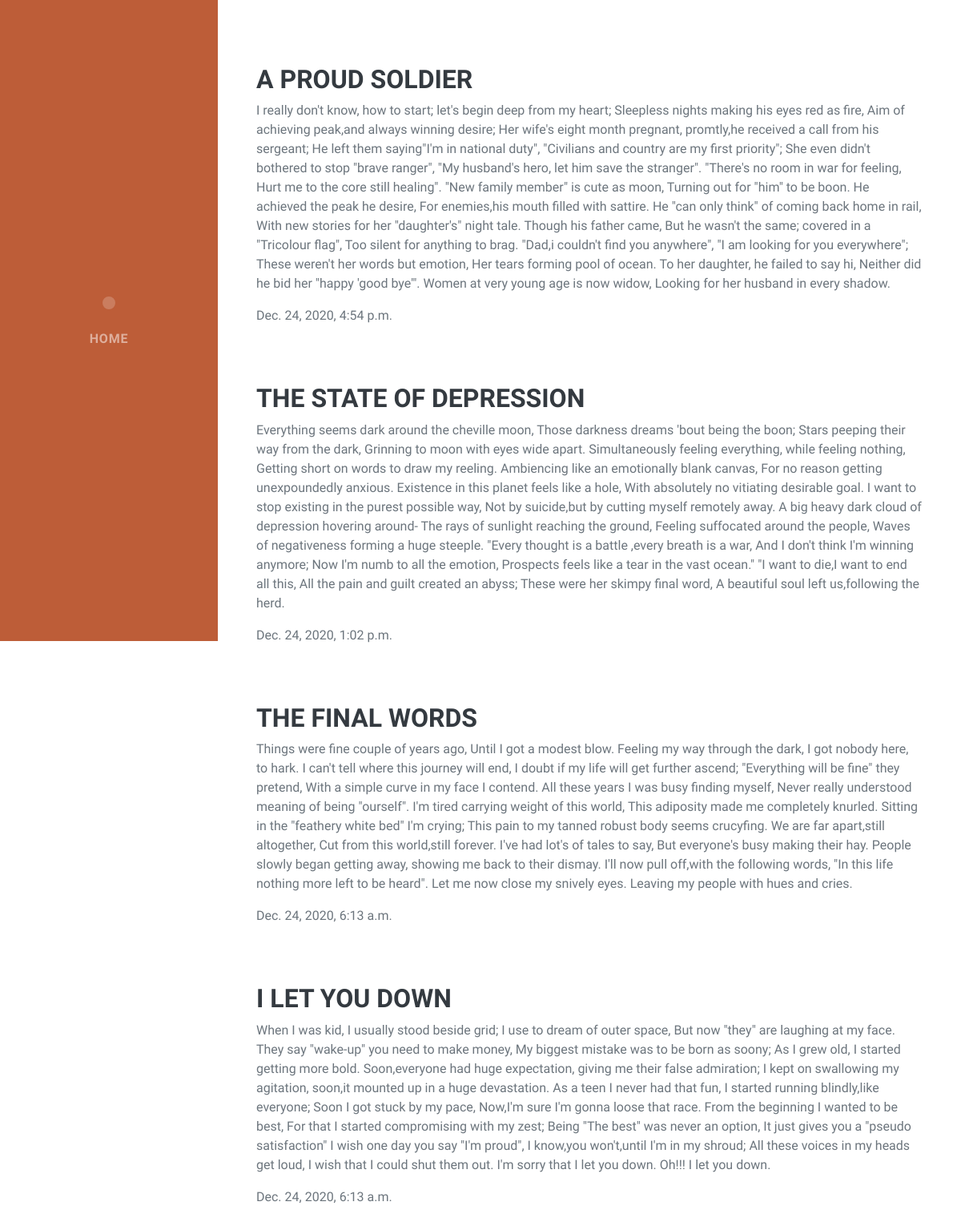
Screenshot of /blog/ with the database file from the repository.
### blog/models.py (models this page shows, shortened)
class Blog(models.Model):
    title = models.CharField(max_length=50)
    description = models.TextField()
    date = models.DateTimeField()
    def get_absolute_url(self):
        return reverse('blog:blog_detail', kwargs={
                'blog_id':self.id
        })

### blog/views.py (the view)
# urls.py: path('',views.all_blogs,name="all_blogs"),
def all_blogs(request):
    blogs=Blog.objects.order_by('-date')
    context = {
    'blogs':blogs
    }
    return render(request,'blog/all_blogs.html',context)

### blog/templates/blog/all_blogs.html (shortened to what this page needs)
<!DOCTYPE html>
{% load static %}
<html lang="en">
    <head>
        <link href="{% static 'css/styles.css' %}" rel="stylesheet" />
    </head>
    <body id="page-top">
        <nav class="navbar navbar-expand-lg navbar-dark bg-primary fixed-top" id="sideNav">
            <a class="navbar-brand js-scroll-trigger" href="#page-top">
                <span class="d-none d-lg-block"><img class="img-fluid img-profile rounded-circle mx-auto mb-2" src="{% static 'assets/img/sumit_profile.jpeg' %}" alt="" /></span>
            </a>
            <div class="collapse navbar-collapse" id="navbarSupportedContent">
                <ul class="navbar-nav">
                    <li class="nav-item"><a class="nav-link js-scroll-trigger" href="{% url 'index' %}">Home</a></li>
                </ul>
            </div>
        </nav>
            <section class="resume-section" id="interests">
                <div class="resume-section-content">
                  {% for blog in blogs %}
                    <a href="{{ blog.get_absolute_url }}"><h3 class="mb-2">{{ blog.title }}</h3></a>
                    <p>{{ blog.description }}</p>
                    <p class="mb-0">{{blog.date}}</p>
                    <br><br><br>
            {% endfor %}
        </div>
        </section>
    </body>
</html>

### rows the page displays
Blog: title "A PROUD SOLDIER", description "I really don't know, how to start; let's begin deep from my heart; Sleepless nights making his eyes red as fire, Aim of achieving peak,and always winning desire; Her wife's eight month pregnant, promtly,he received a call from his sergeant; He left them saying\"I'm in national duty\", \"Civilians and country are my first priority\"; She even didn't bothered to stop \"brave ranger\", \"My husband's hero, let him save the stranger\". \"There's no room in war for feeling, Hurt me to the core still healing\". \"New family member\" is cute as moon, Turning out for \"him\" to be boon. He achieved the peak he desire, For enemies,his mouth filled with sattire. He \"can only think\" of coming back home in rail,…", date "Dec. 24, 2020, 4:54 p.m."
Blog: title "THE STATE OF DEPRESSION", description "Everything seems dark around the cheville moon, Those darkness dreams 'bout being the boon; Stars peeping their way from the dark, Grinning to moon with eyes wide apart. Simultaneously feeling everything, while feeling nothing, Getting short on words to draw my reeling. Ambiencing like an emotionally blank canvas, For no reason getting unexpoundedly anxious. Existence in this planet feels like a hole, With absolutely no vitiating desirable goal. I want to stop existing in the purest possible way, Not by suicide,but by cutting myself remotely away. A big heavy dark cloud of depression hovering around- The rays of sunlight reaching the ground, Feeling suffocated around the people, Waves of…", date "Dec. 24, 2020, 1:02 p.m."
Blog: title "THE FINAL WORDS", description "Things were fine couple of years ago, Until I got a modest blow. Feeling my way through the dark, I got nobody here, to hark. I can't tell where this journey will end, I doubt if my life will get further ascend; \"Everything will be fine\" they pretend, With a simple curve in my face I contend. All these years I was busy finding myself, Never really understood meaning of being \"ourself\". I'm tired carrying weight of this world, This adiposity made me completely knurled. Sitting in the \"feathery white bed\" I'm crying; This pain to my tanned robust body seems crucyfing. We are far apart,still altogether, Cut from this world,still forever. I've had lot's of tales to say, But everyone's busy…", date "Dec. 24, 2020, 6:13 a.m."
Blog: title "I LET YOU DOWN", description "When I was kid, I usually stood beside grid; I use to dream of outer space, But now \"they\" are laughing at my face. They say \"wake-up\" you need to make money, My biggest mistake was to be born as soony; As I grew old, I started getting more bold. Soon,everyone had huge expectation, giving me their false admiration; I kept on swallowing my agitation, soon,it mounted up in a huge devastation. As a teen I never had that fun, I started running blindly,like everyone; Soon I got stuck by my pace, Now,I'm sure I'm gonna loose that race. From the beginning I wanted to be best, For that I started compromising with my zest; Being \"The best\" was never an option, It just gives you a \"pseudo…", date "Dec. 24, 2020, 6:13 a.m."
